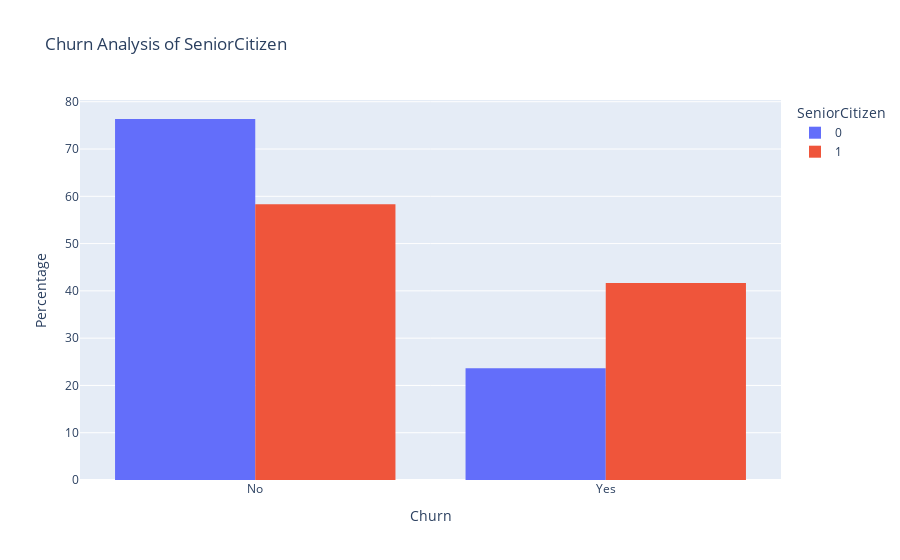

Notebook code for this chart:
### Markdown cell above
#### **Interaction with Target variable**

### Code cell
fig  = px.histogram(tel_cust,
                    x='Churn',
                    color='SeniorCitizen',
                    barmode='group',
                    title='Churn Analysis of SeniorCitizen',
                    histnorm='percent')
fig.update_yaxes(title_text='Percentage')
fig.show()

### Figure 1 — Plotly figure (JSON) as saved in the notebook; plotly's stock layout.template omitted (floating-point values rounded to 4 significant figures; data arrays with more than 128 entries replaced by an {"elided": "..."} marker saying what was removed)
{"data": [{"alignmentgroup": "True", "bingroup": "x", "histnorm": "percent", "hovertemplate": "SeniorCitizen=0<br>Churn=%{x}<br>percent=%{y}<extra></extra>", "legendgroup": "0", "marker": {"color": "#636efa", "pattern": {"shape": ""}}, "name": "0", "offsetgroup": "0", "orientation": "v", "showlegend": true, "type": "histogram", "x": {"elided": "5890 str values"}, "xaxis": "x", "yaxis": "y"}, {"alignmentgroup": "True", "bingroup": "x", "histnorm": "percent", "hovertemplate": "SeniorCitizen=1<br>Churn=%{x}<br>percent=%{y}<extra></extra>", "legendgroup": "1", "marker": {"color": "#EF553B", "pattern": {"shape": ""}}, "name": "1", "offsetgroup": "1", "orientation": "v", "showlegend": true, "type": "histogram", "x": {"elided": "1142 str values"}, "xaxis": "x", "yaxis": "y"}], "layout": {"barmode": "group", "legend": {"title": {"text": "SeniorCitizen"}, "tracegroupgap": 0}, "title": {"text": "Churn Analysis of SeniorCitizen"}, "xaxis": {"anchor": "y", "domain": [0, 1], "title": {"text": "Churn"}}, "yaxis": {"anchor": "x", "domain": [0, 1], "title": {"text": "Percentage"}}}}
